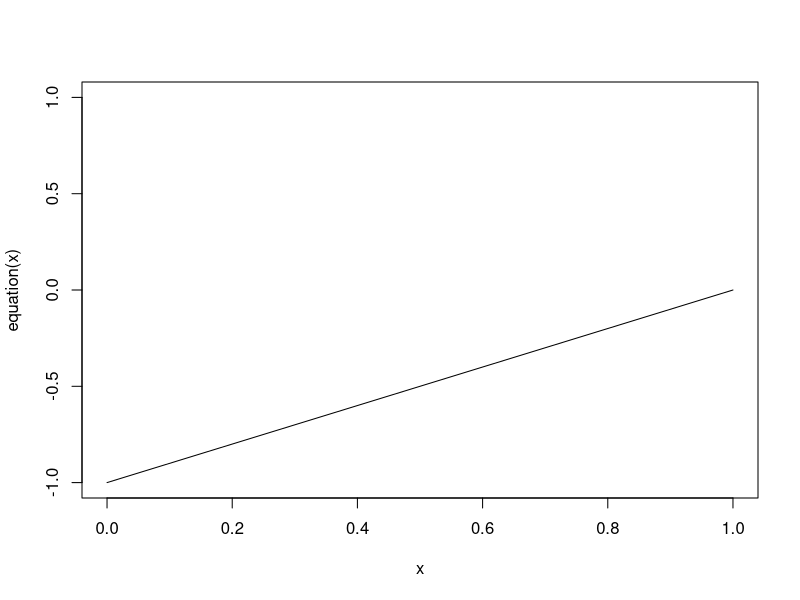
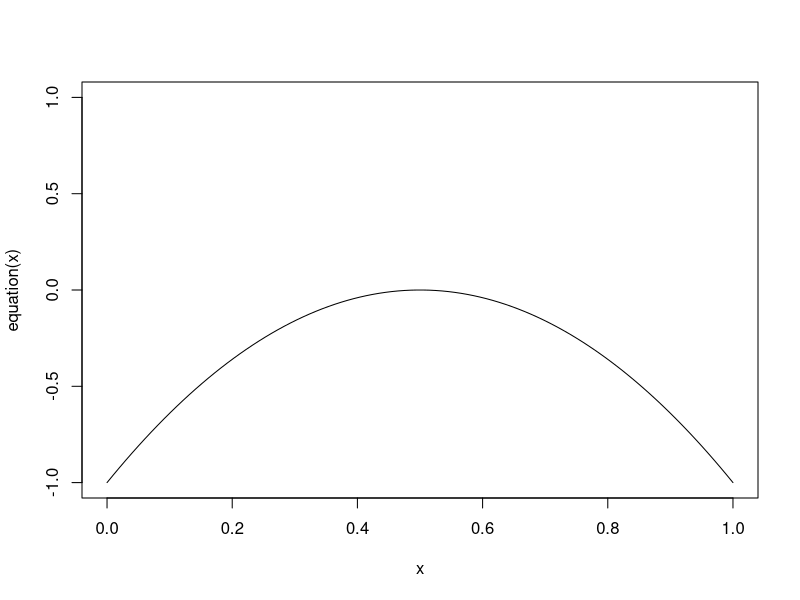
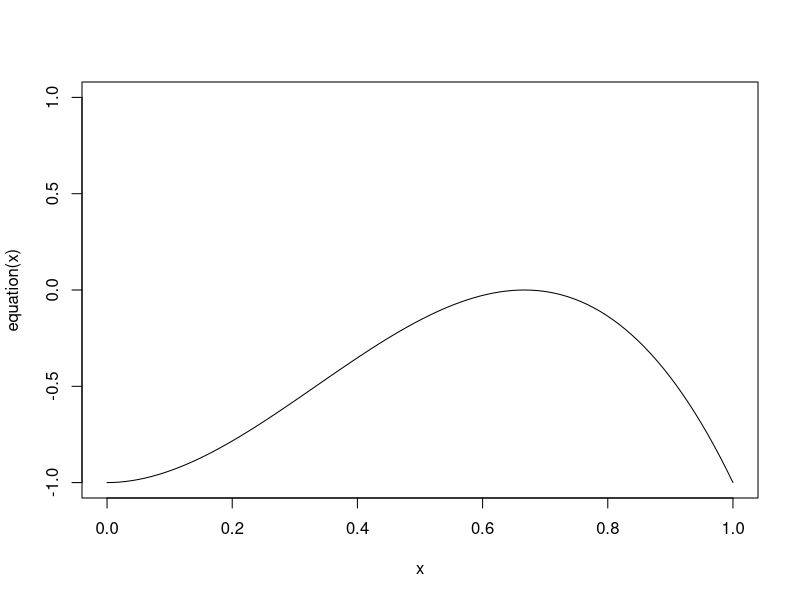
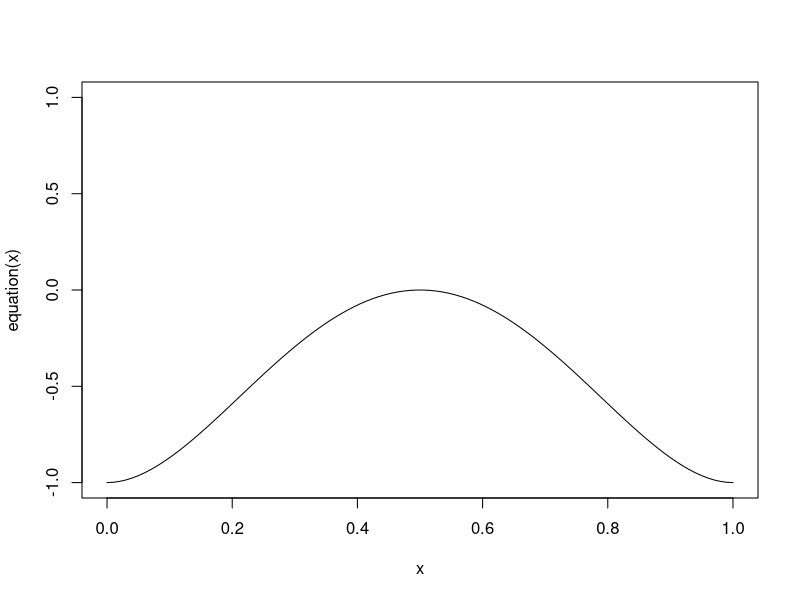
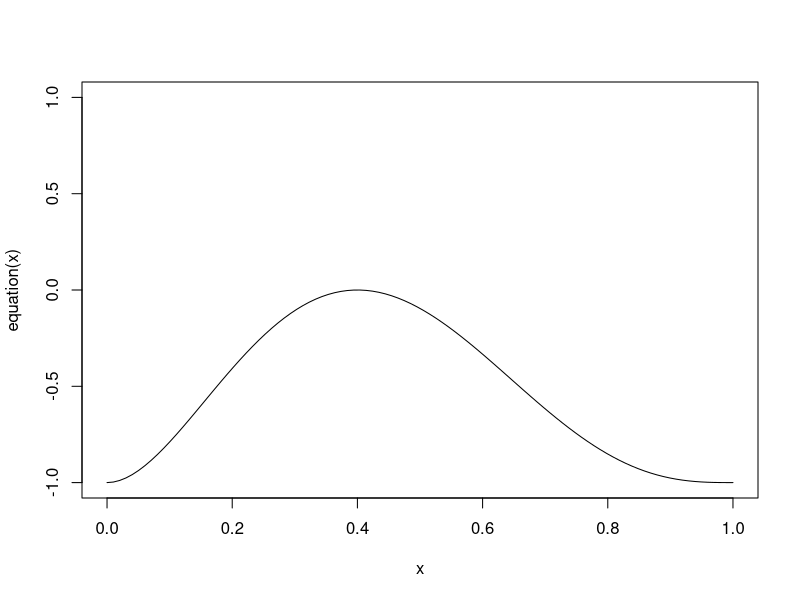
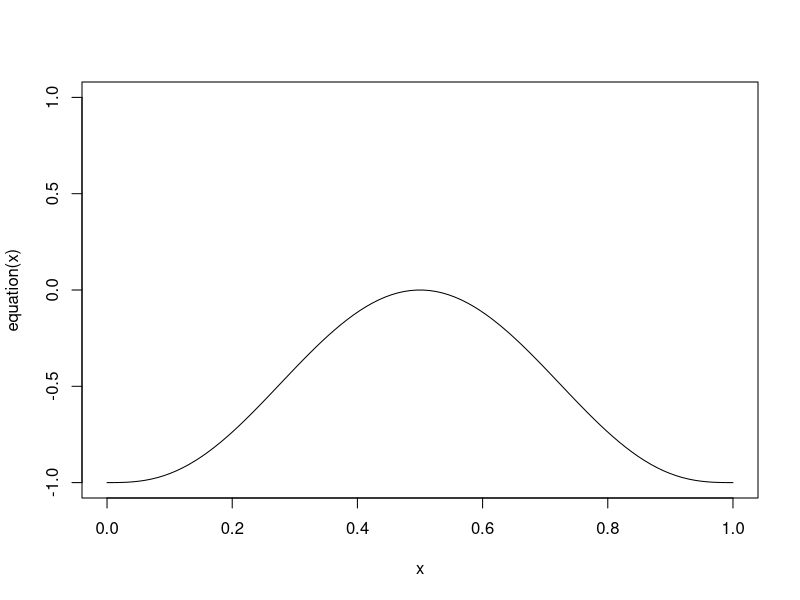
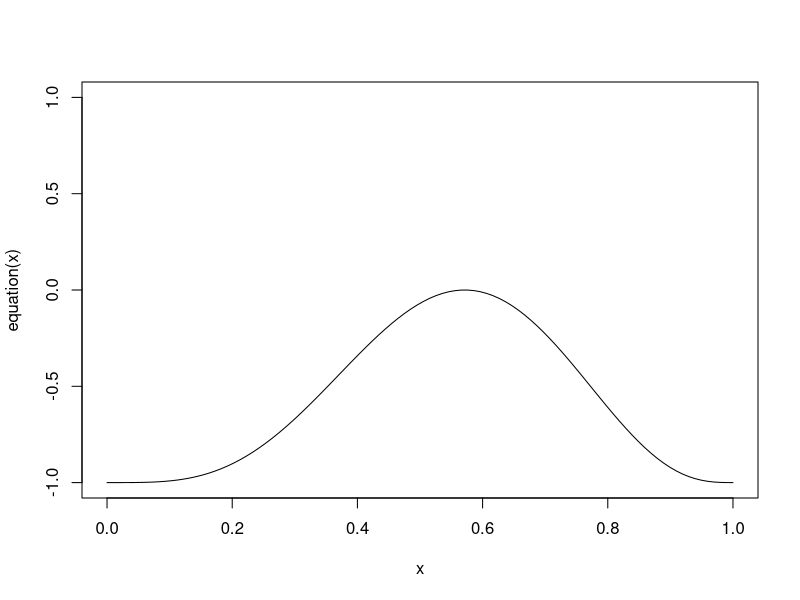
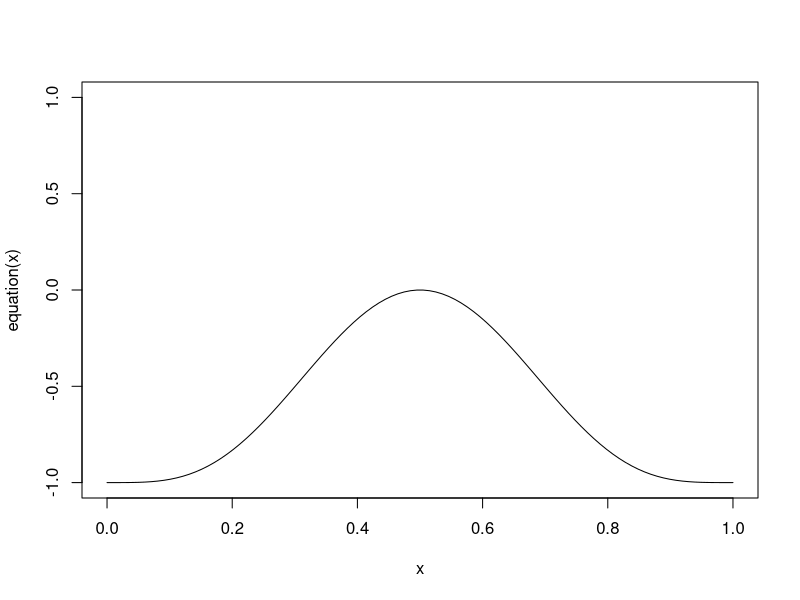

Recreate these plots in R, in order.
library(ggplot2)

# Set seed for reproducibility
set.seed(123)

# Define the Bernoulli probability
p_0 <- 0.6  # Probability of success

# Number of draws
n <- 500

# Vector to store draws and results
draws <- 0
u_a_values <- numeric(n)  # Store u_a values
u_e_values <- numeric(n)  # Store u_e values

# Function to evaluate previous draws
evaluate <- function(draws, t) {

  mle <- mean(draws)  # Compute MLE from previous draws
  
  # cat("MLE", mle, "draws:", draws)
  
  # Function to solve LHS = RHS for positive phi
  equation <- function(p) {
    lhs <- dbinom(sum(draws), size = length(draws), prob = p) /
      dbinom(sum(draws), size = length(draws), prob = mle)
    rhs <- max(2 * p - 1, 0)
    return(lhs - rhs)
  }

  curve(equation(x), from = 0, to = 1, n = 100, ylim = c(-1, 1))

  # Function to solve LHS = RHS for negative phi
  equation_neg <- function(p) {
    lhs <- dbinom(sum(draws), size = length(draws), prob = p) /
      dbinom(sum(draws), size = length(draws), prob = mle)
    rhs <- max(1 - 2 * p, 0)
    return(lhs - rhs)
  }

  # Try to compute phi_pos safely
  root_pos <- tryCatch(
    uniroot(equation, c(mle, 1))$root,
    error = function(e) NA
  )

  phi_pos <- max(2 * root_pos - 1, 0)

  # Try to compute phi_neg safely
  root_neg <- tryCatch(
    uniroot(equation_neg, c(0, mle))$root,
    error = function(e) NA
  )

  phi_neg <- max(1 - 2 * root_neg, 0)
  
  # If either phi_pos or phi_neg is NA, return default values
  if (is.na(phi_pos) || is.na(phi_neg)) {
    return(c(NA, NA, NA, NA))
  }

  # # Initialize variables
  # root_pos <- mle   # Starting value
  # root_neg <- mle
  # step_size <- 0.0001  # Increment amount
  # tolerance <- 1e-3  # Convergence tolerance
  # max_iter <- 1000  # Safety limit to prevent infinite loops
  # iter <- 0
  #
  # # Define functions
  # f <- function(p) {dbinom(sum(draws), size = length(draws), prob = p) /
  #                   dbinom(sum(draws), size = length(draws), prob = mle)}  # Function we want to match
  # g <- function(p) {max(2 * p - 1, 0)} # Target value
  # h <- function(p) {max(1 - 2 * p, 0)}
  #
  #   # If either phi_pos or phi_neg is NA, return default values
  # if (is.na(f(root_pos)) || is.na(f(root_neg)) || is.na(f(mle))) {
  #   return(c(NA, NA, NA, NA))
  # }
  #
  #
  # # Increase p until f(p) is approximately equal to g(p)
  # while (abs(f(root_pos) - g(root_pos)) > tolerance && iter < max_iter) {
  #   root_pos <- root_pos + step_size  # Increase p
  #   iter <- iter + 1    # Count iterations
  #   # cat("F:", f(root_pos), "G:", g(root_pos), "Root:", root_pos)
  # }
  #
  # while (abs(f(root_neg) - h(root_neg)) > tolerance && iter < max_iter) {
  #   root_neg <- root_neg - step_size  # Increase p
  #   iter <- iter + 1    # Count iterations
  # }
  #
  # phi_pos <- max(2 * root_pos - 1, 0)
  # phi_neg <- max(1 - 2 * root_neg, 0)
  #
  #
  #
  
  # Compute u_a and u_e
  u_a <- min(1 - phi_pos, 1 - phi_neg)
  u_e <- min(phi_pos, phi_neg)
  
  # Compute probabilities p_pos and p_neg
  if (phi_pos > phi_neg) {
    p_pos <- 1 - (u_a + u_e)
  } else if (phi_pos == phi_neg) {
    p_pos <- (1 - (u_a + u_e)) / 2
  } else {
    p_pos <- 0
  }
  
  p_neg <- 1 - (p_pos + u_a + u_e)
  
  return(c(u_a, u_e, p_pos, p_neg, root_pos, root_neg))
}

# Generate draws sequentially and store results
for (t in 1:n) {
  draws[t] <- rbinom(1, 1, p_0)  # Bernoulli draw
  eval_result <- evaluate(draws, t)
  
  u_a_values[t] <- eval_result[1]  # Store u_a
  u_e_values[t] <- eval_result[2]  # Store u_e
  
  cat("Step", t, "- Draw:", draws[t], "- u_a:", u_a_values[t], "- u_e:", u_e_values[t],
      "p_pos", eval_result[3], "p_neg", eval_result[4], 
      "root_pos", eval_result[5], "root_neg", eval_result[6], "\n")
}

# Create a data frame for plotting
df <- data.frame(
  Step = 1:n,
  u_a = u_a_values,
  u_e = u_e_values
)

# Plot u_a and u_e over time
ggplot(df, aes(x = Step)) +
  geom_line(aes(y = u_a, color = "u_a"), size = 1) +
  geom_line(aes(y = u_e, color = "u_e"), size = 1) +
  geom_point(aes(y = u_a, color = "u_a"), size = 2) +
  geom_point(aes(y = u_e, color = "u_e"), size = 2) +
  labs(title = "Evolution of u_a and u_e over Time",
       x = "Step",
       y = "Value",
       color = "Legend") +
  theme_minimal() +
  scale_color_manual(values = c("u_a" = "blue", "u_e" = "red"))
